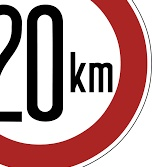
#> input picture backend/debug_crop.jpg, 152 x 167 px
$ python -i utils.py   (imports and definitions only)
#> lines starting #> are read from the running program, lines starting #| are printed output that depends on the picture; after the words box and inside, x2 and y2 are one past the last pixel; in counts of white or black regions, pixels touching at a corner belong together
#> further down, picture is the input picture: shape (167, 152, 3); mean B, G, R 152.3, 152.6, 188
import cv2

def preprocess_for_ocr(img):
    """
    Prepare the image crop for Tesseract OCR.
    """
    if img is None or img.size == 0:
        return None

    # 1. Convert to grayscale
    gray = cv2.cvtColor(img, cv2.COLOR_BGR2GRAY)
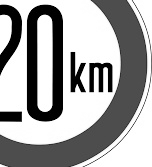
#> gray: shape (167, 152); min 0, max 255, mean 163.2

    # 2. Resize to make the text larger (helps OCR)
    gray = cv2.resize(gray, None, fx=2, fy=2, interpolation=cv2.INTER_CUBIC)
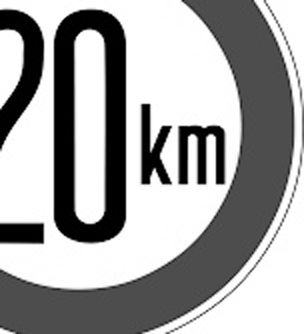
#> gray: shape (334, 304); min 0, max 255, mean 163.1

    # 3. Apply thresholding (turns image black and white)
    # Using Otsu's thresholding to handle different lighting automatically
    _, thresh = cv2.threshold(gray, 0, 255, cv2.THRESH_BINARY + cv2.THRESH_OTSU)
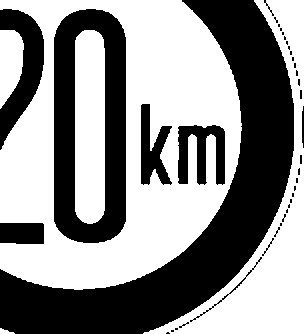
#> thresh: shape (334, 304); 55.9% white; 38 black regions (28 under 20 px), largest, box (x1, y1, x2, y2) and area: (0, 0, 294, 334) 26876, (54, 9, 126, 243) 10374, (0, 9, 44, 150) 2911

    return thresh

>>> import cv2
>>> picture = cv2.imread('../backend/debug_crop.jpg')
>>> result = preprocess_for_ocr(picture)
